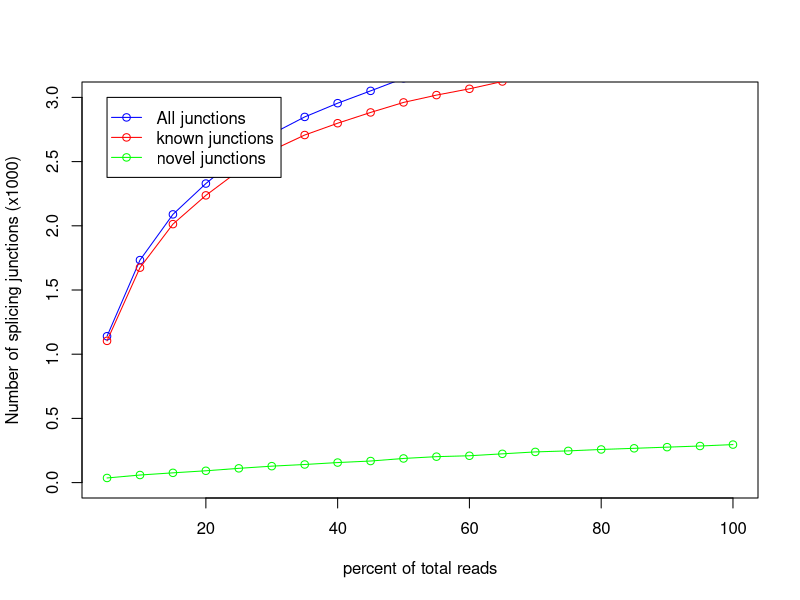

The R script that drew this image:
pdf('UHRRep1.junctionSaturation_plot.pdf')
x=c(5,10,15,20,25,30,35,40,45,50,55,60,65,70,75,80,85,90,95,100)
y=c(1104,1674,2013,2237,2429,2587,2707,2799,2883,2961,3018,3067,3124,3167,3210,3261,3296,3323,3350,3376)
z=c(1140,1733,2089,2329,2540,2715,2848,2955,3051,3149,3220,3276,3348,3406,3457,3519,3563,3599,3635,3672)
w=c(36,59,76,92,111,128,141,156,168,188,202,209,224,239,247,258,267,276,285,296)
m=max(3,3,0)
n=min(1,1,0)
plot(x,z/1000,xlab='percent of total reads',ylab='Number of splicing junctions (x1000)',type='o',col='blue',ylim=c(n,m))
points(x,y/1000,type='o',col='red')
points(x,w/1000,type='o',col='green')
legend(5,3, legend=c("All junctions","known junctions", "novel junctions"),col=c("blue","red","green"),lwd=1,pch=1)
dev.off()
